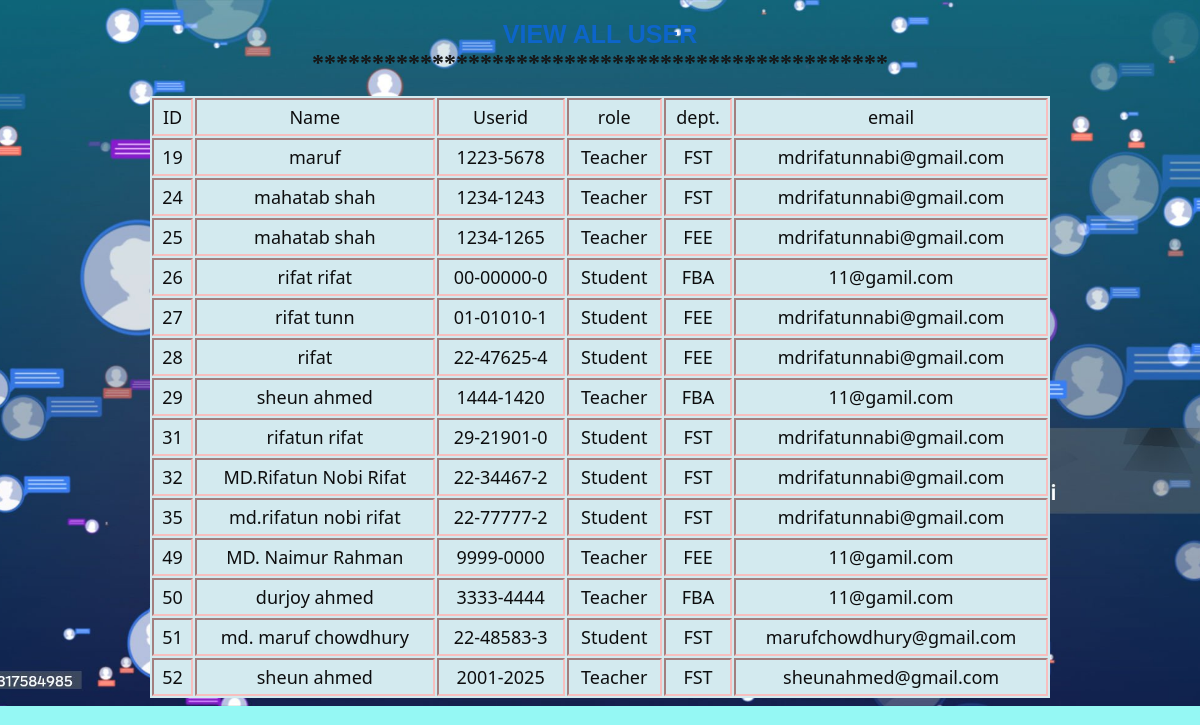
Screenshot of /admin/php/alluser.php with the database file from the repository.
### tables this page shows
CREATE TABLE `registration` (
  `ID` int(120) NOT NULL,
  `fullname` varchar(120) NOT NULL,
  `role` varchar(120) NOT NULL,
  `department` varchar(120) NOT NULL,
  `username` varchar(120) NOT NULL,
  `email` varchar(120) NOT NULL,
  `password` varchar(120) NOT NULL,
  `notification` varchar(2000) NOT NULL
);

### admin/php/alluser.php (the view, shortened to what this page needs)
<?php
include '../../main/DB/DB.php';
$sql="SELECT * FROM registration";
$result=$conn->query($sql);
?>
<!DOCTYPE html>
<html>
    <head>
        <link rel="stylesheet"  href="../css/aiub.css">
    </head>
    <body>
        <center>
        <h2>
             <label  style="color: rgb(13, 101, 202); font-family:Arial, Helvetica, sans-serif;  font-size: 25px;">VIEW ALL USER</label><br>
             <label  style="color: rgb(22, 22, 22); ">************************************************</label>
        </h2>
<div>
        <table class="table" style="font-size:18px;">
                <tr class="tablerow">
                    <td class="tableheading">ID</td>
                    <td class="tableheading">Name</td>
                    <td class="tableheading">Userid</td>
                    <td class="tableheading">role</td>
                    <td class="tableheading">dept.</td>
                    <td class="tableheading">email</td>
                </tr>
                <?php
                if(mysqli_num_rows($result)>0)
                {
                    while($row=$result->fetch_assoc())
                    {
                        echo "<tr class='tablerow'>";
                        echo"<td class='tableheading'>".$row['ID']."</td>";
                        echo "<td class='tableheading'>".$row['fullname']."</td>";
                        echo "<td class='tableheading'>".$row['username']."</td>";
                        echo "<td class='tableheading'>".$row['role']."</td>";
                        echo "<td class='tableheading'>".$row['department']."</td>";
                        echo "<td class='tableheading'>".$row['email']."</td>";
                        echo "</tr>";
                    }
                }
                else
                {
                    echo "<tr><td colspan='5'>no record found</td></tr>";
                }
                ?>
       </table>
            </div>
         </center>
    </body>
</html>

### admin/css/aiub.css (style rules this page uses)
body { background-color: rgb(149, 248, 244); }
.table { width: 900px; margin-top: 20px; font-family: 'Segoe UI', Tahoma, Geneva, Verdana, sans-serif; font-size:10px; font-weight: 100; background:rgb(211, 234, 239); }
.tableheading,.tablerow { border:2px inset rgb(247, 191, 191); padding:5px; text-align:center; color:rgb(13, 13, 14); }

### admin/php/alluser.php (style rules this page uses)
body { background-image:url("../../main/image/admin all user.jpg"); background-size:cover; background-position:center; background-repeat:no-repeat; }

### rows the page displays
registration: ID "19", fullname "maruf", username "1223-5678", role "Teacher", department "FST", email "mdrifatunnabi@gmail.com"
registration: ID "24", fullname "mahatab shah", username "1234-1243", role "Teacher", department "FST", email "mdrifatunnabi@gmail.com"
registration: ID "25", fullname "mahatab shah", username "1234-1265", role "Teacher", department "FEE", email "mdrifatunnabi@gmail.com"
registration: ID "26", fullname "rifat rifat", username "00-00000-0", role "Student", department "FBA", email "11@gamil.com"
registration: ID "27", fullname "rifat tunn", username "01-01010-1", role "Student", department "FEE", email "mdrifatunnabi@gmail.com"
registration: ID "28", fullname "rifat", username "22-47625-4", role "Student", department "FEE", email "mdrifatunnabi@gmail.com"
registration: ID "29", fullname "sheun ahmed", username "1444-1420", role "Teacher", department "FBA", email "11@gamil.com"
registration: ID "31", fullname "rifatun rifat", username "29-21901-0", role "Student", department "FST", email "mdrifatunnabi@gmail.com"
registration: ID "32", fullname "MD.Rifatun Nobi Rifat", username "22-34467-2", role "Student", department "FST", email "mdrifatunnabi@gmail.com"
registration: ID "35", fullname "md.rifatun nobi rifat", username "22-77777-2", role "Student", department "FST", email "mdrifatunnabi@gmail.com"
registration: ID "49", fullname "MD. Naimur Rahman", username "9999-0000", role "Teacher", department "FEE", email "11@gamil.com"
registration: ID "50", fullname "durjoy ahmed", username "3333-4444", role "Teacher", department "FBA", email "11@gamil.com"
registration: ID "51", fullname "md. maruf chowdhury", username "22-48583-3", role "Student", department "FST", email "marufchowdhury@gmail.com"
registration: ID "52", fullname "sheun ahmed", username "2001-2025", role "Teacher", department "FST", email "sheunahmed@gmail.com"
